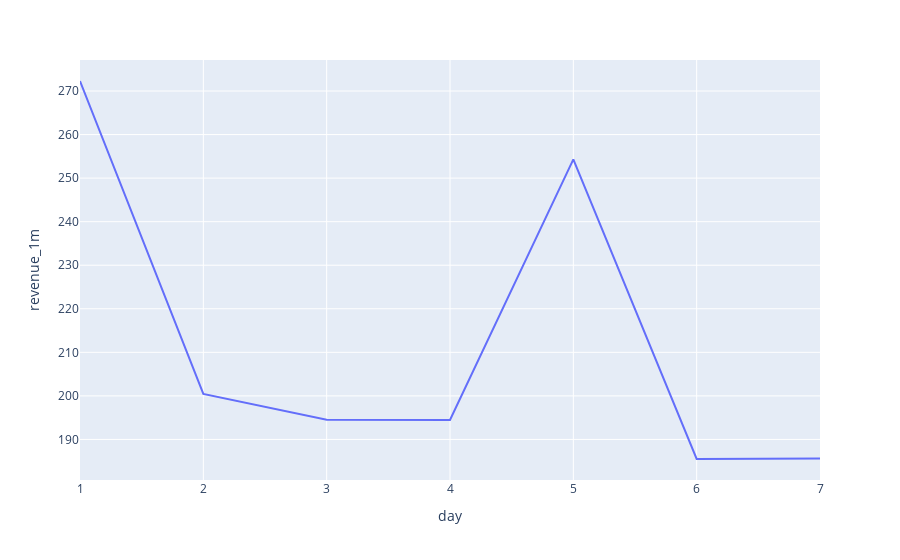

The notebook cell saved with this chart:
### Code cell
fig = px.line(merged, x='day', y='revenue_1m')
fig.show()

### Figure 1 — Plotly figure (JSON) as saved in the notebook; plotly's stock layout.template omitted (floating-point values rounded to 4 significant figures)
{"data": [{"hovertemplate": "day=%{x}<br>revenue_1m=%{y}<extra></extra>", "legendgroup": "", "line": {"color": "#636efa", "dash": "solid"}, "marker": {"symbol": "circle"}, "mode": "lines", "name": "", "orientation": "v", "showlegend": false, "type": "scatter", "x": [1, 2, 3, 4, 5, 6, 7], "xaxis": "x", "y": [272.3, 200.5, 194.5, 194.5, 254.3, 185.5, 185.6], "yaxis": "y"}], "layout": {"legend": {"tracegroupgap": 0}, "margin": {"t": 60}, "xaxis": {"anchor": "y", "domain": [0, 1], "title": {"text": "day"}}, "yaxis": {"anchor": "x", "domain": [0, 1], "title": {"text": "revenue_1m"}}}}
